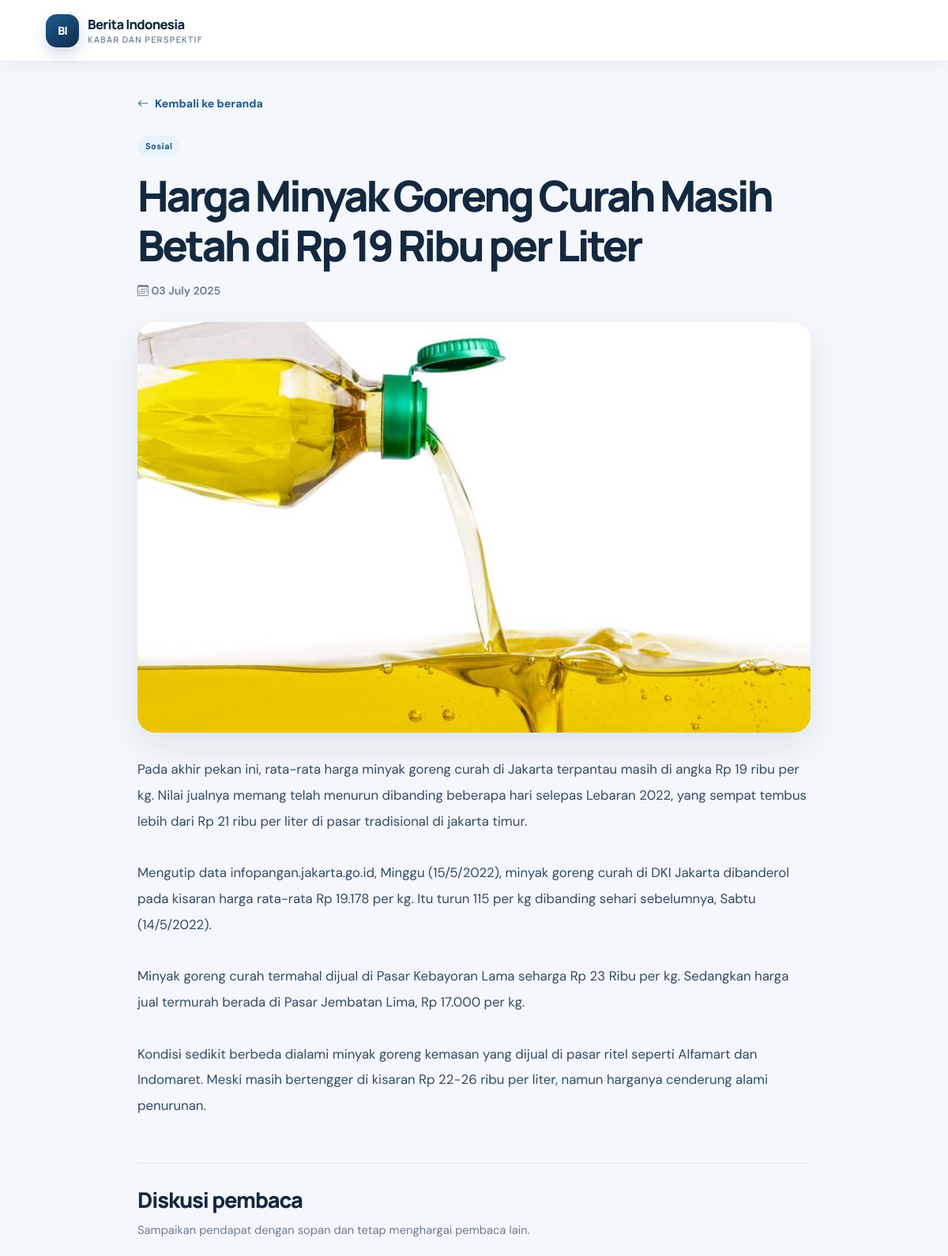
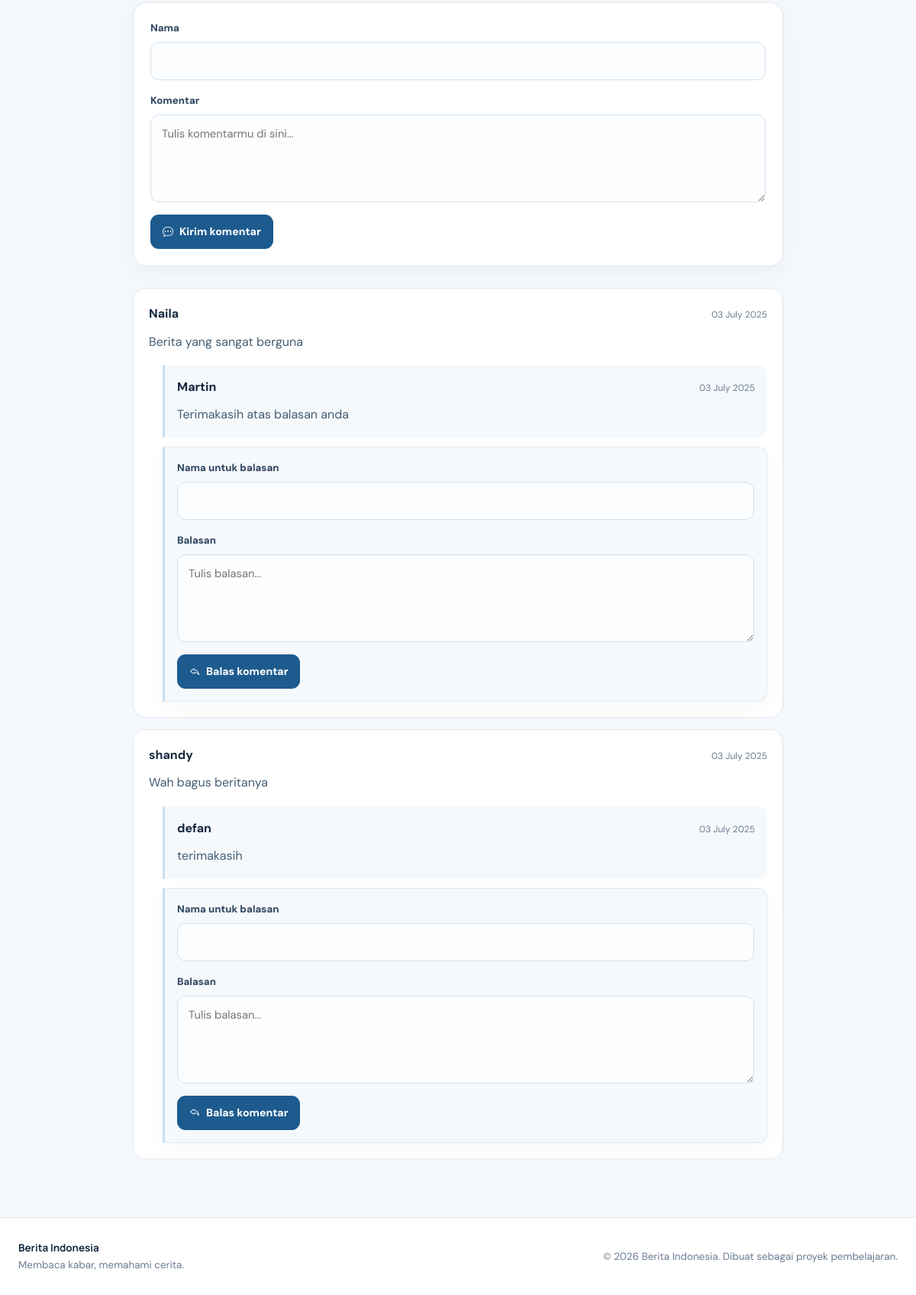
Page /detail_berita.php?id_berita=6 on the committed database (2 pictures, top to bottom).
### tables this page shows
CREATE TABLE `berita` (
  `id_berita` int(10) NOT NULL,
  `kode_kategori` varchar(255) NOT NULL,
  `judul_berita` varchar(255) NOT NULL,
  `isi_berita` text NOT NULL,
  `tanggal_berita` varchar(255) NOT NULL,
  `gambar_berita` varchar(255) NOT NULL
);

CREATE TABLE `kategori` (
  `id_kategori` int(10) NOT NULL,
  `nama_kategori` varchar(255) NOT NULL,
  `tanggal_kategori` varchar(255) NOT NULL
);

CREATE TABLE `komentar` (
  `id_k` int(10) NOT NULL,
  `isi_k` text NOT NULL,
  `tanggal_k` varchar(255) NOT NULL,
  `kode_berita` varchar(255) NOT NULL,
  `nama_k` varchar(255) NOT NULL
);

CREATE TABLE `balaskomentar` (
  `id_bk` int(10) NOT NULL,
  `nama_bk` varchar(255) NOT NULL,
  `isi_bk` text NOT NULL,
  `tanggal_bk` varchar(255) NOT NULL,
  `kode_k` varchar(255) NOT NULL,
  `kode_berita` varchar(255) NOT NULL
);

### detail_berita.php (the view, shortened to what this page needs)
<?php
require_once __DIR__ . '/controllers/connect.php';
function h($value): string
{
    return htmlspecialchars((string) $value, ENT_QUOTES | ENT_SUBSTITUTE, 'UTF-8');
}
$rawId = $_GET['id_berita'] ?? null;
$validatedId = filter_var($rawId, FILTER_VALIDATE_INT, ['options' => ['min_range' => 1]]);
$idBerita = ($validatedId === false || $validatedId === null) ? 0 : (int) $validatedId;
$kodeBerita = (string) $idBerita;
$article = null;
if ($idBerita > 0) {
    $articleStatement = mysqli_prepare(
        $db,
        "SELECT b.id_berita, b.judul_berita, b.isi_berita, b.tanggal_berita,
                b.gambar_berita, k.nama_kategori
         FROM berita AS b
         LEFT JOIN kategori AS k ON k.id_kategori = b.kode_kategori
         WHERE b.id_berita = ?
         LIMIT 1"
    );
    if ($articleStatement) {
        mysqli_stmt_bind_param($articleStatement, 'i', $idBerita);
        mysqli_stmt_execute($articleStatement);
        $articleResult = mysqli_stmt_get_result($articleStatement);
        $article = $articleResult ? mysqli_fetch_assoc($articleResult) : null;
    }
}
$comments = [];
$repliesByComment = [];
if ($article) {
    $commentStatement = mysqli_prepare(
        $db,
        "SELECT id_k, nama_k, isi_k, tanggal_k
         FROM komentar
         WHERE kode_berita = ?
         ORDER BY id_k DESC"
    );
    if ($commentStatement) {
        mysqli_stmt_bind_param($commentStatement, 's', $kodeBerita);
        mysqli_stmt_execute($commentStatement);
        $commentResult = mysqli_stmt_get_result($commentStatement);
        if ($commentResult) {
            while ($row = mysqli_fetch_assoc($commentResult)) {
                $comments[] = $row;
            }
        }
    }
    $replyStatement = mysqli_prepare(
        $db,
        "SELECT id_bk, nama_bk, isi_bk, tanggal_bk, kode_k
         FROM balaskomentar
         WHERE kode_berita = ?
         ORDER BY id_bk ASC"
    );
    if ($replyStatement) {
        mysqli_stmt_bind_param($replyStatement, 's', $kodeBerita);
        mysqli_stmt_execute($replyStatement);
        $replyResult = mysqli_stmt_get_result($replyStatement);
        if ($replyResult) {
            while ($row = mysqli_fetch_assoc($replyResult)) {
                $repliesByComment[(string) $row['kode_k']][] = $row;
            }
        }
    }
}
?>
<!doctype html>
<html lang="id">
<head>
    <?php include __DIR__ . '/link.php'; ?>
</head>
<body>
<?php include __DIR__ . '/header.php'; ?>
<main class="news-article">
    <a class="news-article__back" href="index.php"><i class="bi bi-arrow-left" aria-hidden="true"></i> Kembali ke beranda</a>
    <?php if (!$article): ?>
        <div class="news-empty">
            <h1>Berita tidak ditemukan</h1>
            <p>Tautan yang kamu buka tidak cocok dengan artikel yang tersedia.</p>
            <a class="news-read-link" href="index.php">Lihat berita terbaru</a>
        </div>
    <?php else: ?>
        <article>
            <header class="news-article__header">
                <span class="news-category"><?= h($article['nama_kategori'] ?? 'Umum'); ?></span>
                <h1><?= h($article['judul_berita']); ?></h1>
                <div class="news-article__meta">
                    <i class="bi bi-calendar3" aria-hidden="true"></i>
                    <?= h($article['tanggal_berita']); ?>
                </div>
            </header>
            <?php if (!empty($article['gambar_berita'])): ?>
                <img
                    class="news-article__cover"
                    src="images/<?= h(rawurlencode((string) $article['gambar_berita'])); ?>"
                    alt="<?= h($article['judul_berita']); ?>"
                    loading="eager">
            <?php endif; ?>
            <div class="news-article__content"><?= nl2br(h($article['isi_berita'])); ?></div>
        </article>
        <section class="news-comments" id="comments" aria-labelledby="comments-heading">
            <h2 id="comments-heading">Diskusi pembaca</h2>
            <p class="news-comments__intro">Sampaikan pendapat dengan sopan dan tetap menghargai pembaca lain.</p>
            <form class="news-form" action="detail_berita.php?id_berita=<?= $idBerita; ?>#comments" method="post">
                <label for="nama-komentar">Nama</label>
                <input id="nama-komentar" type="text" name="nama_k" maxlength="255" autocomplete="name" required>
                <label for="isi-komentar">Komentar</label>
                <textarea id="isi-komentar" name="isi_k" maxlength="10000" required placeholder="Tulis komentarmu di sini..."></textarea>
                <button type="submit" name="tbh" value="1"><i class="bi bi-chat-dots" aria-hidden="true"></i> Kirim komentar</button>
            </form>
            <?php if ($comments): ?>
                <div class="news-comment-list">
                    <?php foreach ($comments as $comment): ?>
                        <?php $commentId = (string) $comment['id_k']; ?>
                        <article class="news-comment">
                            <div class="news-comment__top">
                                <strong><?= h($comment['nama_k']); ?></strong>
                                <span class="news-comment__date"><?= h($comment['tanggal_k']); ?></span>
                            </div>
                            <p class="news-comment__text"><?= nl2br(h($comment['isi_k'])); ?></p>
                            <?php foreach (($repliesByComment[$commentId] ?? []) as $reply): ?>
                                <div class="news-comment__reply">
                                    <div class="news-comment__top">
                                        <strong><?= h($reply['nama_bk']); ?></strong>
                                        <span class="news-comment__date"><?= h($reply['tanggal_bk']); ?></span>
                                    </div>
                                    <p class="news-comment__text"><?= nl2br(h($reply['isi_bk'])); ?></p>
                                </div>
                            <?php endforeach; ?>
                            <form class="news-form news-comment__reply" action="detail_berita.php?id_berita=<?= $idBerita; ?>#comments" method="post">
                                <label for="nama-balasan-<?= (int) $comment['id_k']; ?>">Nama untuk balasan</label>
                                <input id="nama-balasan-<?= (int) $comment['id_k']; ?>" type="text" name="nama_k" maxlength="255" autocomplete="name" required>
                                <label for="isi-balasan-<?= (int) $comment['id_k']; ?>">Balasan</label>
                                <textarea id="isi-balasan-<?= (int) $comment['id_k']; ?>" name="isi_k" maxlength="10000" required placeholder="Tulis balasan..."></textarea>
                                <button type="submit" name="bls" value="1"><i class="bi bi-reply" aria-hidden="true"></i> Balas komentar</button>
                            </form>
                        </article>
                    <?php endforeach; ?>
                </div>
            <?php endif; ?>
        </section>
    <?php endif; ?>
</main>
<?php include __DIR__ . '/footer.php'; ?>
</body>
</html>

### css/news-modern.css (style rules this page uses)
:root { --news-ink: #14283f; --news-ink-soft: #314761; --news-muted: #6b7c90; --news-navy: #102c4b; --news-blue: #1d5b8f; --news-blue-light: #e9f3fb; --news-gold: #f1b84b; --news-paper: #f4f7fb; --news-white: #ffffff; --news-line: #e1e8f0; --news-shadow: 0 18px 45px rgba(15, 43, 73, 0.09); --news-radius: 22px; }
html { scroll-behavior: smooth; scroll-padding-top: 92px; }
body { padding-top: 78px; margin: 0; color: var(--news-ink); background: var(--news-paper); font-family: "DM Sans", "Segoe UI", Arial, sans-serif; font-size: 16px; line-height: 1.65; -webkit-font-smoothing: antialiased; }
a { color: var(--news-blue); text-decoration: none; }
img { max-width: 100%; }
.news-category { display: inline-flex; align-items: center; min-height: 27px; padding: 4px 10px; border-radius: 999px; color: var(--news-blue); background: var(--news-blue-light); font-size: 0.7rem; font-weight: 800; letter-spacing: 0.03em; }
.news-article { max-width: 900px; margin: 40px auto 76px; padding: 0 24px; }
.news-article__back { display: inline-flex; align-items: center; gap: 8px; margin-bottom: 28px; color: var(--news-blue); font-size: 0.88rem; font-weight: 800; }
.news-article__header { margin-bottom: 28px; }
.news-article__header h1 { margin: 17px 0 16px; color: var(--news-ink); font-family: "Manrope", sans-serif; font-size: clamp(2rem, 4.5vw, 3.45rem); font-weight: 800; letter-spacing: -0.06em; line-height: 1.16; }
.news-article__meta { color: var(--news-muted); font-size: 0.88rem; font-weight: 600; }
.news-article__cover { display: block; width: 100%; max-height: 520px; margin: 0 0 30px; border-radius: var(--news-radius); background: #e7edf4; object-fit: cover; box-shadow: var(--news-shadow); }
.news-article__content { color: #334b63; font-size: 1.05rem; line-height: 1.95; overflow-wrap: anywhere; }
.news-comments { margin-top: 56px; padding-top: 30px; border-top: 1px solid var(--news-line); }
.news-comments h2 { margin: 0 0 9px; font-family: "Manrope", sans-serif; font-size: 1.7rem; font-weight: 800; letter-spacing: -0.04em; }
.news-comments__intro { margin-bottom: 24px; color: var(--news-muted); font-size: 0.92rem; }
.news-form { padding: 22px; border: 1px solid var(--news-line); border-radius: 18px; background: #fff; box-shadow: 0 8px 24px rgba(15, 43, 73, 0.035); }
.news-form label { display: block; margin: 0 0 7px; color: var(--news-ink-soft); font-size: 0.83rem; font-weight: 800; }
.news-form input, .news-form textarea { display: block; width: 100%; margin-bottom: 16px; padding: 12px 14px; border: 1px solid #d5e0eb; border-radius: 11px; color: var(--news-ink); background: #fbfdff; font: inherit; font-size: 0.92rem; outline: none; transition: border-color 150ms ease, box-shadow 150ms ease; }
.news-form textarea { min-height: 115px; resize: vertical; }
.news-form button { display: inline-flex; align-items: center; justify-content: center; gap: 8px; padding: 11px 16px; border: 0; border-radius: 11px; color: #fff; background: var(--news-blue); font: inherit; font-size: 0.88rem; font-weight: 800; cursor: pointer; }
.news-comment-list { display: grid; gap: 15px; margin-top: 28px; }
.news-comment { padding: 20px; border: 1px solid var(--news-line); border-radius: 17px; background: #fff; }
.news-comment__top { display: flex; align-items: baseline; justify-content: space-between; gap: 12px; margin-bottom: 10px; }
.news-comment__top strong { color: var(--news-ink); }
.news-comment__date { color: var(--news-muted); font-size: 0.75rem; }
.news-comment__text { margin: 0; color: #465d73; overflow-wrap: anywhere; }
.news-comment__reply { margin: 17px 0 0 18px; padding: 16px; border-left: 3px solid #c9dff0; border-radius: 0 12px 12px 0; background: #f5f9fc; }
.news-comment__reply + .news-form { margin: 12px 0 0 18px; }

### rows in the picture
berita: kode_kategori.nama_kategori "Sosial", judul_berita "Harga Minyak Goreng Curah Masih Betah di Rp 19 Ribu per Liter", tanggal_berita "03 July 2025", gambar_berita (picture), isi_berita "Pada akhir pekan ini, rata-rata harga minyak goreng curah di Jakarta terpantau masih di angka Rp 19 ribu per kg. Nilai jualnya memang telah menurun dibanding beberapa hari selepas Lebaran 2022, yang sempat tembus lebih dari Rp 21 ribu per liter di pasar tradisional di jakarta timur. Mengutip data infopangan.jakarta.go.id, Minggu (15/5/2022), minyak goreng curah di DKI Jakarta dibanderol pada kisaran harga rata-rata Rp 19.178 per kg. Itu turun 115 per kg dibanding sehari sebelumnya, Sabtu (14/5/2022). Minyak goreng curah termahal dijual di Pasar Kebayoran Lama seharga Rp 23 Ribu per kg. Sedangkan harga jual termurah berada di Pasar Jembatan Lima, Rp 17.000 per kg. Kondisi sedikit berbeda…"
komentar: nama_k "Naila", tanggal_k "03 July 2025", isi_k "Berita yang sangat berguna", isi_k "Tulis balasan..."
balaskomentar: nama_bk "Martin", tanggal_bk "03 July 2025", isi_bk "Terimakasih atas balasan anda"
komentar: nama_k "shandy", tanggal_k "03 July 2025", isi_k "Wah bagus beritanya", isi_k "Tulis balasan..."
balaskomentar: nama_bk "defan", tanggal_bk "03 July 2025", isi_bk "terimakasih"
